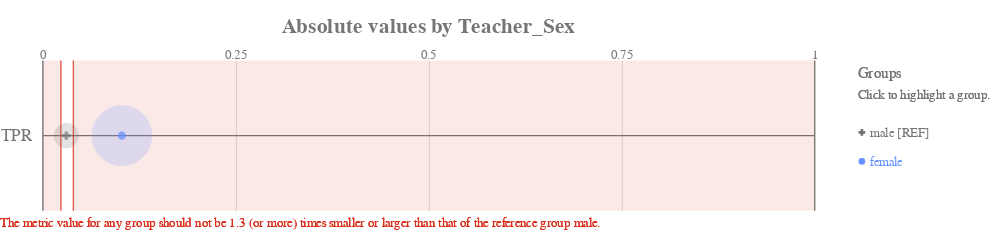

Write notebook code for a chart like this one.
### Code cell
ap.absolute(bdf, metrics, 'teacher_sex', fairness_threshold = disparity_tolerance)

### Figure 1 — Vega-Lite specification as saved in the notebook (floating-point values rounded to 4 significant figures)
{"config": {"view": {"continuousWidth": 400, "continuousHeight": 300, "strokeWidth": 0}, "axisLeft": {"labelColor": "rgb(117,117,117)", "labelFont": "Arial", "labelFontSize": 16}, "title": {"align": "center", "baseline": "middle", "color": "rgb(117,117,117)", "font": "Arial", "fontSize": 20, "fontWeight": "bold"}}, "layer": [{"data": {"name": "data-2877b248c93196b56da8c0b23bb53c1d"}, "mark": {"type": "rule", "stroke": "rgb(117,117,117)", "strokeWidth": 1.25, "tooltip": ""}, "encoding": {"x": {"type": "quantitative", "field": "start", "scale": {"domain": [0, 1], "range": [40.0, 760.0]}}, "x2": {"field": "end"}, "y": {"type": "nominal", "axis": {"domain": false, "labelAngle": 0, "labelPadding": -30, "orient": "left", "ticks": false, "title": ""}, "field": "y_position", "scale": {"domain": ["TPR"], "range": [17.5, 157.5]}}}}, {"data": {"name": "data-6cfe259518f6c7b358d8f836a73e6b7f"}, "mark": {"type": "rule", "stroke": "rgb(117,117,117)", "strokeWidth": 1.25, "tooltip": ""}, "encoding": {"x": {"type": "quantitative", "field": "x_position", "scale": {"domain": [0, 1], "range": [40.0, 760.0]}}, "y": {"value": 17.5}, "y2": {"value": 157.5}}}, {"data": {"name": "data-60ed1133fa688d151d36705a369482e0"}, "mark": {"type": "text", "align": "center", "color": "rgb(117,117,117)", "font": "Arial", "fontSize": 12, "fontWeight": "normal", "tooltip": ""}, "encoding": {"text": {"type": "nominal", "field": "value"}, "x": {"type": "quantitative", "field": "value", "scale": {"domain": [0, 1], "range": [40.0, 760.0]}}, "y": {"value": 12.25}}}, {"layer": [{"mark": {"type": "rect", "opacity": 0.8, "stroke": "rgb(217, 46, 28)", "strokeWidth": 1.25, "tooltip": ""}, "encoding": {"x": {"type": "quantitative", "field": "lower_threshold_value", "scale": {"domain": [0, 1], "range": [40.0, 760.0]}}, "x2": {"field": "lower_threshold_value"}, "y": {"type": "nominal", "axis": {"domain": false, "grid": false, "labels": false, "ticks": false, "title": " "}, "field": "metric", "scale": {"domain": ["TPR"], "range": [17.5, 157.5]}}}}, {"mark": {"type": "rect", "opacity": 0.8, "stroke": "rgb(217, 46, 28)", "strokeWidth": 1.25, "tooltip": ""}, "encoding": {"x": {"type": "quantitative", "field": "upper_threshold_value", "scale": {"domain": [0, 1], "range": [40.0, 760.0]}}, "x2": {"field": "upper_threshold_value"}, "y": {"type": "nominal", "axis": {"domain": false, "grid": false, "labels": false, "ticks": false, "title": " "}, "field": "metric", "scale": {"domain": ["TPR"], "range": [17.5, 157.5]}}}}, {"layer": [{"mark": {"type": "rect", "fill": "rgb(217, 46, 28)", "opacity": 0.1, "tooltip": ""}, "encoding": {"x": {"type": "quantitative", "field": "lower_threshold_value", "scale": {"domain": [0, 1], "range": [40.0, 760.0]}}, "x2": {"field": "lower_end"}, "y": {"type": "nominal", "axis": {"domain": false, "grid": false, "labels": false, "ticks": false, "title": " "}, "field": "metric", "scale": {"domain": ["TPR"], "range": [17.5, 157.5]}}}}, {"mark": {"type": "rect", "fill": "rgb(217, 46, 28)", "opacity": 0.1, "tooltip": ""}, "encoding": {"x": {"type": "quantitative", "field": "upper_threshold_value", "scale": {"domain": [0, 1], "range": [40.0, 760.0]}}, "x2": {"field": "upper_end"}, "y": {"type": "nominal", "axis": {"domain": false, "grid": false, "labels": false, "ticks": false, "title": " "}, "field": "metric", "scale": {"domain": ["TPR"], "range": [17.5, 157.5]}}}}]}, {"data": {"name": "data-79dd248bdaa0ea02c535240e8ad022c8"}, "mark": {"type": "text", "align": "left", "baseline": "top", "fill": "rgb(217, 46, 28)", "font": "Arial", "fontSize": 12, "fontWeight": "normal", "tooltip": ""}, "encoding": {"text": {"value": "The metric value for any group should not be 1.3 (or more) times smaller or larger than that of the reference group male."}, "x": {"value": 0}, "y": {"value": 163.3}}}], "data": {"name": "data-bde113a9093594c38666806d9ec52be7"}}, {"layer": [{"mark": "circle"}, {"data": {"name": "data-7aada5f1c963228e80b8d6567e8e6890"}, "mark": {"type": "circle", "opacity": 0.2}, "encoding": {"color": {"condition": {"type": "nominal", "field": "attribute_value", "legend": null, "scale": {"domain": ["male", "female"], "range": ["rgb(117,117,117)", "rgb(100, 143, 255)", "rgb(254, 97, 0)", "rgb(220, 38, 127)", "rgb(255, 176, 0)", "rgb(120, 94, 240)"]}, "selection": "selector021"}, "value": "rgb(224,224,224)"}, "size": {"type": "quantitative", "field": "group_size", "legend": null, "scale": {"domain": [0, 18110.0], "range": [0, 3848.0]}}, "tooltip": [{"type": "nominal", "field": "attribute_value", "title": "Group"}, {"type": "nominal", "field": "tooltip_group_size", "title": "Group Size"}, {"type": "nominal", "field": "tooltip_disparity_explanation_tpr", "title": "Disparity"}, {"type": "quantitative", "field": "tpr", "format": ".2f", "title": "TPR"}], "x": {"type": "quantitative", "axis": {"domain": false, "labels": false, "ticks": false, "title": null, "values": [0.25, 0.5, 0.75]}, "field": "tpr", "scale": {"domain": [0, 1], "range": [40.0, 760.0]}}, "y": {"type": "nominal", "axis": {"domain": false, "grid": false, "labels": false, "ticks": false, "title": " "}, "field": "metric_variable", "scale": {"domain": ["TPR"], "range": [17.5, 157.5]}}}, "selection": {"selector023": {"type": "multi", "empty": "all", "fields": ["attribute_value"]}}, "transform": [{"calculate": "'TPR'", "as": "metric_variable"}]}, {"layer": [{"mark": "point"}, {"data": {"name": "data-7aada5f1c963228e80b8d6567e8e6890"}, "mark": {"type": "point", "filled": true, "size": 60}, "encoding": {"color": {"condition": {"type": "nominal", "field": "attribute_value", "legend": null, "scale": {"domain": ["male", "female"], "range": ["rgb(117,117,117)", "rgb(100, 143, 255)", "rgb(254, 97, 0)", "rgb(220, 38, 127)", "rgb(255, 176, 0)", "rgb(120, 94, 240)"]}, "selection": "selector021"}, "value": "rgb(224,224,224)"}, "shape": {"type": "nominal", "field": "attribute_value", "legend": null, "scale": {"domain": ["male", "female"], "range": ["cross", "circle"]}}, "tooltip": [{"type": "nominal", "field": "attribute_value", "title": "Group"}, {"type": "nominal", "field": "tooltip_group_size", "title": "Group Size"}, {"type": "nominal", "field": "tooltip_disparity_explanation_tpr", "title": "Disparity"}, {"type": "quantitative", "field": "tpr", "format": ".2f", "title": "TPR"}], "x": {"type": "quantitative", "axis": {"domain": false, "labels": false, "ticks": false, "title": null, "values": [0.25, 0.5, 0.75]}, "field": "tpr", "scale": {"domain": [0, 1], "range": [40.0, 760.0]}}, "y": {"type": "nominal", "axis": {"domain": false, "grid": false, "labels": false, "ticks": false, "title": " "}, "field": "metric_variable", "scale": {"domain": ["TPR"], "range": [17.5, 157.5]}}}, "selection": {"selector022": {"type": "multi", "empty": "all", "fields": ["attribute_value"]}}, "transform": [{"calculate": "'TPR'", "as": "metric_variable"}]}]}]}, {"layer": [{"mark": {"type": "point", "filled": true, "opacity": 1, "size": 39.48}, "encoding": {"color": {"condition": {"type": "nominal", "field": "attribute_value", "legend": null, "scale": {"domain": ["male", "female"], "range": ["rgb(117,117,117)", "rgb(100, 143, 255)", "rgb(254, 97, 0)", "rgb(220, 38, 127)", "rgb(255, 176, 0)", "rgb(120, 94, 240)"]}, "selection": "selector021"}, "value": "rgb(224,224,224)"}, "shape": {"type": "nominal", "field": "attribute_value", "legend": null, "scale": {"domain": ["male", "female"], "range": ["cross", "circle"]}}, "x": {"value": 804}, "y": {"type": "nominal", "axis": {"domain": false, "grid": false, "labels": false, "ticks": false, "title": " "}, "field": "attribute_value", "scale": {"domain": ["male", "female"], "range": [71, 125]}}}, "selection": {"selector021": {"type": "multi", "empty": "all", "fields": ["attribute_value"]}}}, {"mark": {"type": "text", "align": "left", "baseline": "middle", "font": "Arial", "fontSize": 12, "fontWeight": "normal"}, "encoding": {"color": {"condition": {"type": "nominal", "field": "attribute_value", "legend": null, "scale": {"domain": ["male", "female"], "range": ["rgb(117,117,117)", "rgb(100, 143, 255)", "rgb(254, 97, 0)", "rgb(220, 38, 127)", "rgb(255, 176, 0)", "rgb(120, 94, 240)"]}, "selection": "selector021"}, "value": "rgb(224,224,224)"}, "text": {"type": "nominal", "field": "label"}, "x": {"value": 812}, "y": {"type": "nominal", "axis": {"domain": false, "grid": false, "labels": false, "ticks": false, "title": " "}, "field": "attribute_value", "scale": {"domain": ["male", "female"], "range": [71, 125]}}}, "selection": {"selector024": {"type": "multi", "empty": "all", "fields": ["attribute_value"]}}}, {"data": {"name": "data-79dd248bdaa0ea02c535240e8ad022c8"}, "mark": {"type": "text", "align": "left", "baseline": "middle", "color": "rgb(117,117,117)", "font": "Arial", "fontSize": 12, "fontWeight": "normal"}, "encoding": {"text": {"value": "Click to highlight a group."}, "x": {"value": 800}, "y": {"value": 49}}}, {"data": {"name": "data-79dd248bdaa0ea02c535240e8ad022c8"}, "mark": {"type": "text", "align": "left", "baseline": "middle", "color": "rgb(117,117,117)", "font": "Arial", "fontSize": 14, "fontWeight": "normal"}, "encoding": {"text": {"value": "Groups"}, "x": {"value": 800}, "y": {"value": 30}}}], "data": {"name": "data-b9f75b5c0827c85fba1c9c9d5d5ac8e6"}}], "height": 175, "padding": {"top": 15, "bottom": 10}, "resolve": {"scale": {"size": "independent", "y": "independent"}}, "title": "Absolute values by Teacher_Sex", "width": 800, "$schema": "https://vega.github.io/schema/vega-lite/v4.8.1.json", "datasets": {"data-2877b248c93196b56da8c0b23bb53c1d": [{"y_position": "TPR", "start": 0, "end": 1}], "data-6cfe259518f6c7b358d8f836a73e6b7f": [{"x_position": 0}, {"x_position": 1}], "data-60ed1133fa688d151d36705a369482e0": [{"value": 0.0}, {"value": 0.25}, {"value": 0.5}, {"value": 0.75}, {"value": 1.0}], "data-bde113a9093594c38666806d9ec52be7": [{"lower_end": 0, "upper_end": 1, "lower_threshold_value": 0.02337, "upper_threshold_value": 0.03949, "metric": "TPR"}], "data-79dd248bdaa0ea02c535240e8ad022c8": [{"a": 1, "b": 0}, {"a": 1, "b": 0}], "data-7aada5f1c963228e80b8d6567e8e6890": [{"attribute_name": "teacher_sex", "attribute_value": "female", "group_size": 15093, "total_entities": 17677, "tpr": 0.1024, "tpr_disparity": 3.371, "tpr_disparity_scaled": 2.371, "tooltip_group_size": "15,093 (85.38%)", "tooltip_disparity_explanation_tpr": "3.37 times larger TPR than the reference group"}, {"attribute_name": "teacher_sex", "attribute_value": "male", "group_size": 2584, "total_entities": 17677, "tpr": 0.03038, "tpr_disparity": 1.0, "tpr_disparity_scaled": 0.0, "tooltip_group_size": "2,584 (14.62%)", "tooltip_disparity_explanation_tpr": "Reference group"}], "data-b9f75b5c0827c85fba1c9c9d5d5ac8e6": [{"attribute_value": "male", "label": "male [REF]"}, {"attribute_value": "female", "label": "female"}]}}
